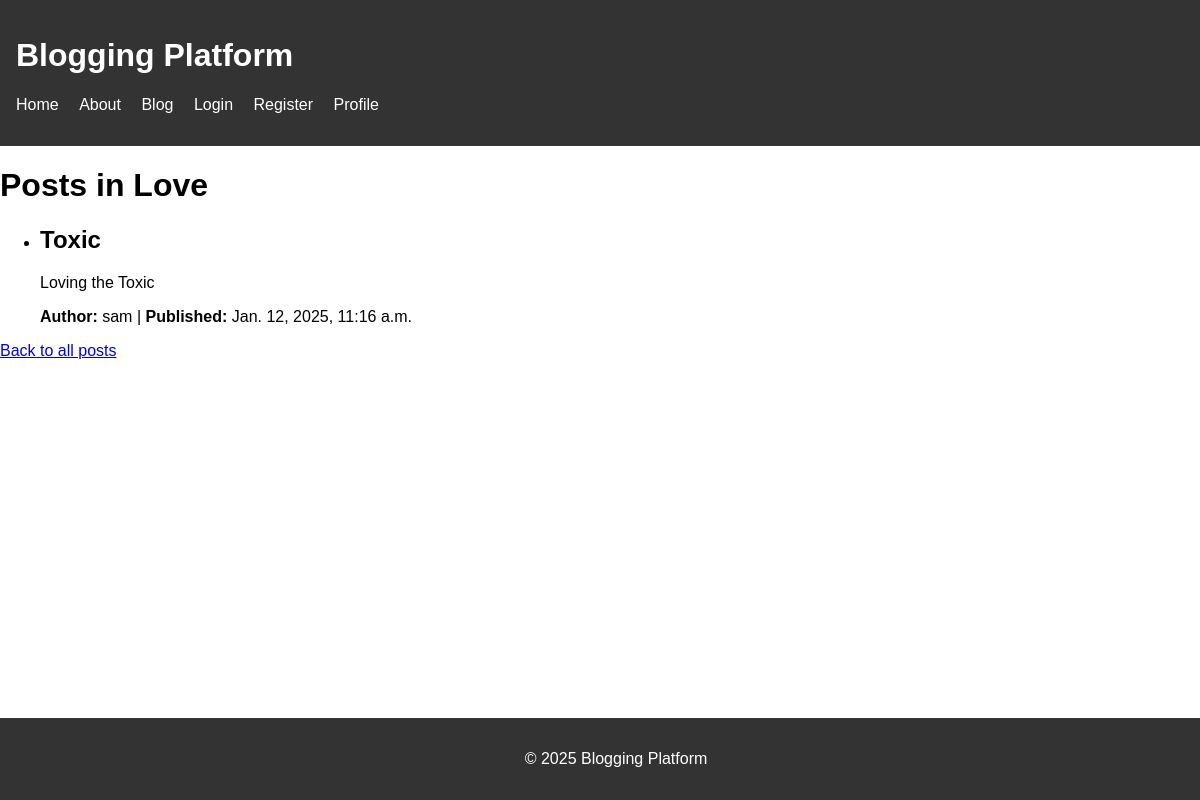
The app's page /blog/category/Love/, older data.
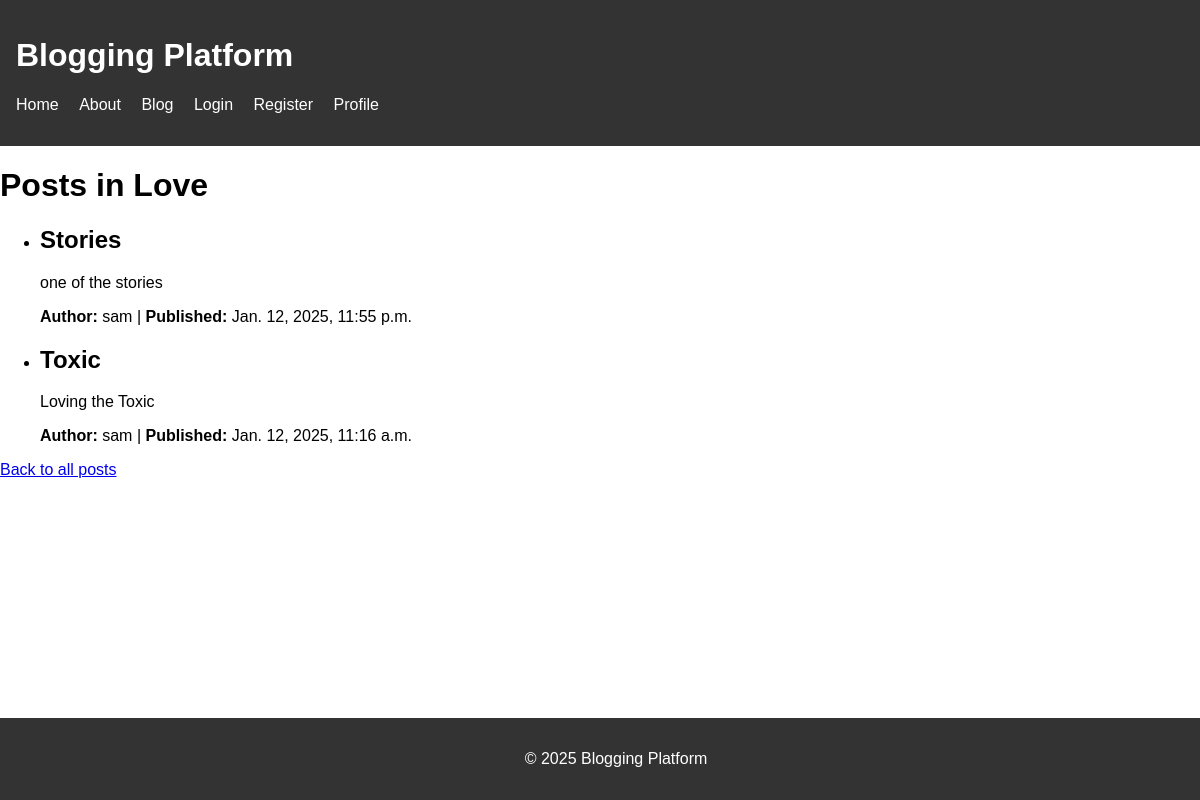
The same page, newer data.
### blog/models.py (models this page shows, shortened)
class BlogPost(models.Model):
    title = models.CharField(max_length=200)
    content = models.TextField()
    author = models.ForeignKey(User, on_delete=models.CASCADE)
    category = models.ForeignKey(Category, on_delete=models.SET_NULL, null=True)
    published_date = models.DateTimeField(auto_now=True)
    tags = models.ManyToManyField(Tag, blank=True)
    created_at = models.DateTimeField(auto_now_add=True)
    class Meta:
        ordering = ['-created_at']  # Order posts by creation date, newest first

### blog/views.py (the view)
# urls.py: path('category/<str:category_name>/', posts_by_category, name='posts_by_category'),
def posts_by_category(request, category_name):
    posts = BlogPost.objects.filter(category__name=category_name)
    published_after = request.GET.get('published_after')
    if published_after:
        published_after_date = datetime.strptime(published_after, '%Y-%m-%d')
        posts = posts.filter(published_date__gte=published_after_date)
    tags = request.GET.get('tags')
    if tags:
        tags_list = [tag.strip() for tag in tags.split(',')]
        posts = posts.filter(tags__in=tags_list)
    return render(request, 'blog/posts_by_category.html', {'posts': posts, 'category': category_name})

### blog/templates/blog/posts_by_category.html
{% extends 'base.html' %}
{% block content %}
    <h1>Posts in {{ category }}</h1>
    <ul>
        {% for post in posts %}
            <li>
                <h2>{{ post.title }}</h2>
                <p>{{ post.content }}</p>
                <p><strong>Author:</strong> {{ post.author.username }} | <strong>Published:</strong> {{ post.published_date }}</p>
            </li>
        {% empty %}
            <li>No posts available in this category.</li>
        {% endfor %}
    </ul>
    <a href="{% url 'blog:post_list' %}">Back to all posts</a>
{% endblock %}

Row changes from the older to the newer data that the page shows:
added BlogPost: title "Stories", content "one of the stories", author.username "sam", published_date "Jan. 12, 2025, 11:55 p.m."
